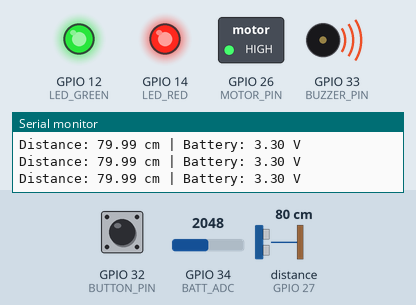
Recording of a sketch running on a simulated ESP32. On the bench: switched loads named in the sketch (green lamp = pin HIGH), output pins drawn as LEDs (lit = HIGH), buzzer (waves = sounding, pin HIGH), the last lines printed to the serial monitor. Wiring (inferred from the names in the program): ultrasonic range finder: trigger GPIO 25; echo GPIO 27. Dashed ring = blinking. The test bench sets the inputs (shaded band); at power-on: GPIO 34 (BATT_ADC) = 2048, distance to the obstacle (sensor on GPIO 27) 80 cm, GPIO 32 (BUTTON_PIN) HIGH. The echo pulse lasts 58.3 µs per cm; pins used as bus, display or sensor lines are not drawn.

Above: at 1.2 s.
1.3 s: GPIO 34 (BATT_ADC) set to 2123
4.3 s: GPIO 34 (BATT_ADC) set to 2225
At 5.05 s:
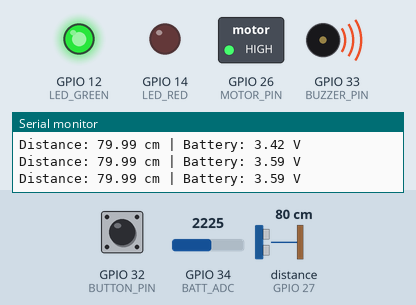
7.3 s: distance to the obstacle (sensor on GPIO 27) set to 96 cm
10.3 s: distance to the obstacle (sensor on GPIO 27) set to 105 cm
At 11.4 s:
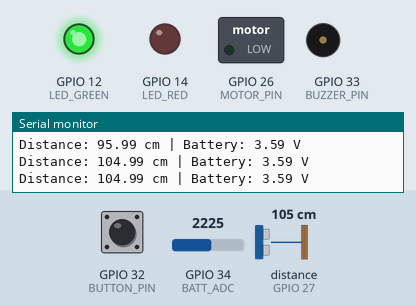
11.8 s: GPIO 32 (BUTTON_PIN) pulled LOW for 3.2 s
At 12.3 s:
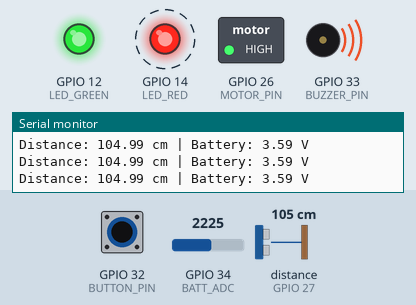
16.5 s: distance to the obstacle (sensor on GPIO 27) set to 2 cm
At 17.4 s:
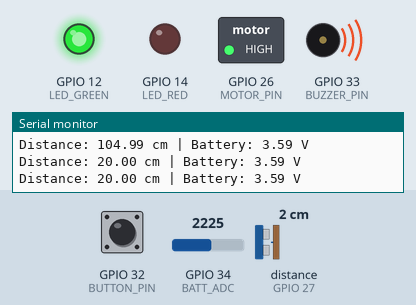
Timing chart, 0 to 20.5 s (numbered marks = the images above; inputs shaded):
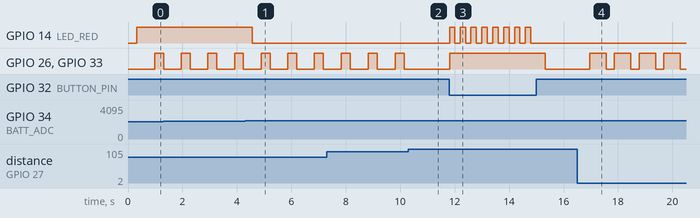

The sketch:

Finalv4.ino
```cpp
// ================= PIN CONFIG =================
#define TRIG_PIN 25
#define ECHO_PIN 27

#define BUZZER_PIN 33
#define MOTOR_PIN 26
#define LED_GREEN 12
#define LED_RED 14

#define BUTTON_PIN 32
#define BATT_ADC 34

// ================= CONSTANT =================
#define MAX_DISTANCE 400
#define TIMEOUT 30000
#define SAMPLE_COUNT 5
#define BLIND_ZONE 20
#define LOW_BATTERY 3.5

unsigned long previousMillis = 0;
bool redState = false;

// ================= SETUP =================
void setup() {

  pinMode(TRIG_PIN, OUTPUT);
  pinMode(ECHO_PIN, INPUT);

  pinMode(BUZZER_PIN, OUTPUT);
  pinMode(MOTOR_PIN, OUTPUT);

  pinMode(LED_GREEN, OUTPUT);
  pinMode(LED_RED, OUTPUT);

  pinMode(BUTTON_PIN, INPUT_PULLUP);

  digitalWrite(LED_GREEN, HIGH);

  Serial.begin(115200);
}

// ================= BATTERY READ =================
float readBattery() {
  int adc = analogRead(BATT_ADC);
  float voltage = (adc / 4095.0) * 3.3;
  voltage *= 2.0;  // divider 100k-100k
  return voltage;
}

// ================= ULTRASONIC =================
float readUltrasonic() {

  digitalWrite(TRIG_PIN, LOW);
  delayMicroseconds(5);

  digitalWrite(TRIG_PIN, HIGH);
  delayMicroseconds(10);
  digitalWrite(TRIG_PIN, LOW);

  long duration = pulseIn(ECHO_PIN, HIGH, TIMEOUT);

  if (duration == 0) return MAX_DISTANCE;

  return duration * 0.0343 / 2.0;
}

float getMedianDistance() {

  float temp[SAMPLE_COUNT];

  for (int i = 0; i < SAMPLE_COUNT; i++) {
    temp[i] = readUltrasonic();
    delay(60);
  }

  for (int i = 0; i < SAMPLE_COUNT - 1; i++) {
    for (int j = i + 1; j < SAMPLE_COUNT; j++) {
      if (temp[j] < temp[i]) {
        float swap = temp[i];
        temp[i] = temp[j];
        temp[j] = swap;
      }
    }
  }

  float result = temp[SAMPLE_COUNT / 2];

  if (result < BLIND_ZONE) result = BLIND_ZONE;
  if (result > MAX_DISTANCE) result = MAX_DISTANCE;

  return result;
}

// ================= LOOP =================
void loop() {

  unsigned long now = millis();

  // ===== EMERGENCY PRIORITY =====
  if (digitalRead(BUTTON_PIN) == LOW) {
    digitalWrite(BUZZER_PIN, HIGH);
    digitalWrite(MOTOR_PIN, HIGH);
    digitalWrite(LED_RED, (now / 200) % 2);
    return;
  }

  float distance = getMedianDistance();
  float battVoltage = readBattery();
  Serial.print("Distance: ");
  Serial.print(distance);
  Serial.print(" cm | Battery: ");
  Serial.print(battVoltage);
  Serial.println(" V");

  // ===== BATTERY INDICATOR =====
  if (battVoltage < LOW_BATTERY)
    digitalWrite(LED_RED, HIGH);
  else
    digitalWrite(LED_RED, LOW);

  // ===== OBSTACLE RESPONSE =====
  if (distance < 100) {

    int interval = map(distance, 20, 100, 50, 600);
    int onTime   = map(distance, 20, 100, 500, 60);

    static unsigned long lastTrigger = 0;
    static bool outputState = false;

    if (!outputState && (now - lastTrigger >= interval)) {
      digitalWrite(BUZZER_PIN, HIGH);
      digitalWrite(MOTOR_PIN, HIGH);
      outputState = true;
      lastTrigger = now;
    }

    if (outputState && (now - lastTrigger >= onTime)) {
      digitalWrite(BUZZER_PIN, LOW);
      digitalWrite(MOTOR_PIN, LOW);
      outputState = false;
      lastTrigger = now;
    }

  } else {
    digitalWrite(BUZZER_PIN, LOW);
    digitalWrite(MOTOR_PIN, LOW);
  }
}
```

Measured:
- the behaviour switches between 2171 and 2172 on GPIO 34 (BATT_ADC) (found by bisection; images 0 and 1)
- the behaviour switches between 100 and 101 cm on distance to the obstacle (sensor on GPIO 27) (found by bisection; images 1 and 2)
- after the input at 4.3 s, GPIO 14 (LED_RED): HIGH → LOW after 0.27 s
- after the input at 10.3 s, GPIO 26 (MOTOR_PIN), GPIO 33 (BUZZER_PIN): stays LOW (without the input it goes to HIGH after 0.51 s)
- after the input at 11.8 s, GPIO 14 (LED_RED): alternates HIGH for 0.20 s and LOW for 0.20 s, 16 changes in all, then stays LOW, starting at once; GPIO 26 (MOTOR_PIN), GPIO 33 (BUZZER_PIN): LOW → HIGH at once, → LOW 3.5 s later
- after the input at 16.5 s, GPIO 26 (MOTOR_PIN), GPIO 33 (BUZZER_PIN): alternates HIGH for 0.61 s and LOW for 0.30 s, starting after 0.46 s
- by itself, GPIO 26 (MOTOR_PIN), GPIO 33 (BUZZER_PIN): alternates HIGH for 0.33 s and LOW for 0.66 s
